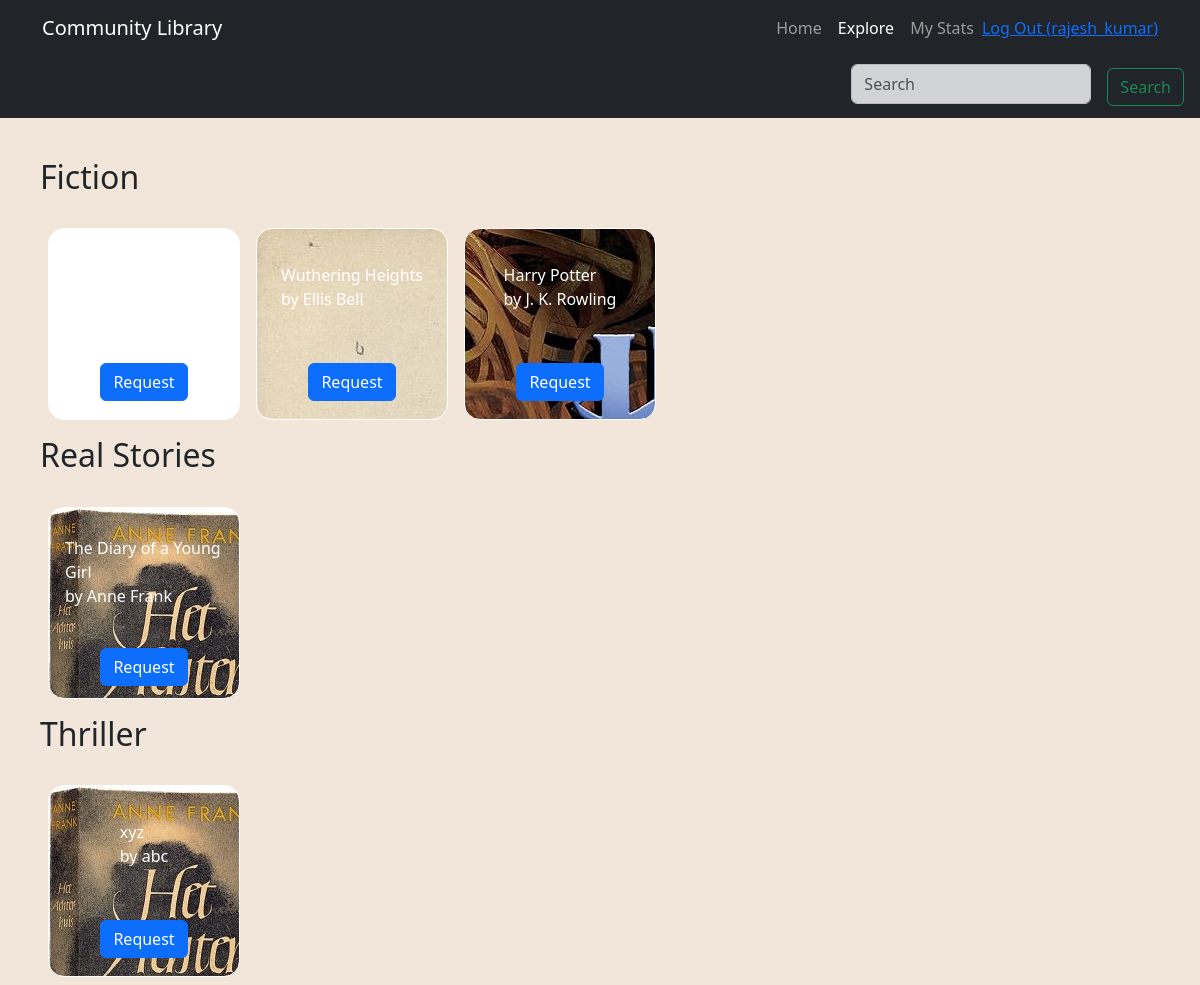
Screenshot of /explore_books (signed in) with the database file from the repository.
### application/models.py (models this page shows)
class Section(db.Model):
    __tablename__ = 'section'
    id = db.Column(db.Integer, autoincrement=True, primary_key = True)
    name = db.Column(db.String, unique = True, nullable = False)
    search_name = db.Column(db.String, nullable=False)
    date_created = db.Column(db.DateTime, nullable = False, default = datetime.now())
    description = db.Column(db.String, nullable = False, default = 'This is a dummy description')

class Book(db.Model):
    __tablename__ = 'book'
    id = db.Column(db.Integer, autoincrement=True, primary_key = True)
    name = db.Column(db.String, nullable=False)
    search_name = db.Column(db.String, nullable = False)
    authors = db.Column(db.String, nullable=False)
    search_authors = db.Column(db.String, nullable=False)
    content = db.Column(db.String, nullable=False, default = 'file_name of the book.')
    no_of_pages = db.Column(db.Integer, nullable=False, default=0)
    vol = db.Column(db.Integer)
    section_id = db.Column(db.Integer, db.ForeignKey('section.id'))

### application/controllers.py (the view, shortened to what this page needs)
@app.route('/explore_books', methods = ['GET', 'POST'])
def user_explore_books():
    if request.method == 'GET':
        if session.get('user_logged_in'):
            username = session.get('user_logged_in')
            search_str = ""
            search_str = request.args.get('search_str')
            if not search_str:
                sections = db.session.query(Section).all()
                books_dict = {}
                for section in sections:
                    cur_date_time = datetime.datetime.now()
                    books_of_section = db.session.query(Book).filter(Book.section_id == section.id).all()
                    books_of_section_dict_list = [{ 'id' : book.id, 'name' : book.name, 'search_name': book.search_name, 'content': book.content, 'authors': book.authors, 'search_authors': book.search_authors, 'no_of_pages': book.no_of_pages, 'vol': book.vol, 'section_id': book.section_id, 'status': 'not requested'} for book in books_of_section]
                    for book in books_of_section_dict_list:
                        book['status'] = 'not requested'
                        issued = db.session.query(Book_Issue).filter(
                            (Book_Issue.book_id == book['id']) & (Book_Issue.username == username)).first()
                        issued = db.session.query(Book_Issue).filter(
                            (Book_Issue.book_id == book['id']) & (Book_Issue.username == username)).first()
                        purchased = db.session.query(Book_Purchase).filter(
                            (Book_Purchase.book_id == book['id']) & (Book_Purchase.username == username)).first()
                        if purchased:
                            book['status'] = 'purchased'
                        elif issued:
                            book['status'] = 'issued'
                        else:
                            requested = db.session.query(Book_Request).filter(
                                (Book_Request.book_id == book['id']) & (Book_Request.username == username)).first()
                            if requested:
                                book['status'] = 'requested'
                            else:
                                pass
                    books_dict[(section.id, section.name)] = books_of_section_dict_list
                return render_template('user/user_explore_books.html', username = username, books_dict = books_dict)
        else:
            return redirect(url_for('user_login'))

### templates/user/user_explore_books.html (shortened to what this page needs)
<!doctype html>
<html lang="en">
<head>
    <link href="https://cdn.jsdelivr.net/npm/bootstrap@5.3.3/dist/css/bootstrap.min.css" rel="stylesheet"
>
    <link rel="stylesheet" href="/static/styles/user/user_explore_books.css">
</head>
<body>
<nav class="navbar navbar-expand-lg navbar-dark bg-dark">
    <div class="container">
        <a class="navbar-brand" id='navbar-brand' onclick="window.location.href='/home'">Community Library</a>
        <div class="collapse navbar-collapse" id="navbarNav">
            <ul class="navbar-nav ms-auto">
                <li class="nav-item active" id='navbar-home'>
                    <a class="nav-link" onclick="window.location.href='/home'">Home</a>
                </li>
                <li class="nav-item active" id='navbar-explore'>
                    <a class="nav-link" onclick="window.location.href='/explore_books'">Explore</a>
                </li>
                <li class="nav-item" id='navbar-my-stats'>
                    <a class="nav-link" onclick="window.location.href='/my_stats'">My Stats</a>
                </li>
            </ul>
            <div class="logout-section my-2 my-lg-0">
                <a class="my-2 my-sm-0" href="/logout">Log Out ({{ username }})</a>
            </div>
        </div>
    </div>
</nav>
<nav class="navbar navbar-expand-lg navbar-dark bg-dark search-bar">
<form method = "GET"> <div class="navbar-nav ms-auto search-bar">
    <input name="search_str" class="nav-item form-control mr-sm-2" type="search" placeholder="Search" aria-label="Search">
    <button class="nav-item btn btn-outline-success my-1 " type="submit">Search</button></div>
            </form>
    </nav>
<div class="container-body">
    {% for section, books in books_dict.items() %}
    {% if books|length != 0 %}
    <div class="container-fluid py-2 px-2">
        <h2 class="font-weight-light">{{ section[1] }}</h2><br/>
        <div class="d-flex flex-row flex-nowrap overflow-auto ">
            {% for book in books %}
            {% if loop.index0 <= 3 %}
            <div class="px-2">
                <div onclick="window.location.href='/books/{{ book.id }}'"
                     class="card overflow-auto section parent-card "
                     style="width: 12rem; height: 12rem; background-image: url('static/books/thumbnail/{{ book.search_name }}.png'); ">
                    <div class="card-body">{{ book.name }}<br/>by {{ book.authors }}</div>
                    {% if book.status == 'not requested' %}
                    <button onclick="window.location.href='/books/{{ book.id }}/request'"
                            class="book-button btn btn-primary">Request
                    </button>
                    {% elif book.status == 'requested' %}
                    <button onclick="window.location.href='/books/{{ book.id }}/cancel_request'"
                            class="book-button btn btn-primary">Cancel Request
                    </button>
                    {% elif book.status == 'issued' %}
                    <button onclick="window.location.href='/books/{{ book.id }}/view'"
                            class="book-button btn btn-primary">Read
                    </button>
                    {% elif book.status == 'purchased' %}
                    <button onclick="window.location.href='/books/{{ book.id }}/download'"
                            class="book-button btn btn-primary">Download
                    </button>
                    {% endif %}
                </div>
            </div>
            {% endif %}
            {% endfor %}
        </div>
    </div>
    {% endif %}
    {% endfor %}
</div>
</body>
</html>

### static/styles/user/user_explore_books.css (style rules this page uses)
#navbar-brand, #navbar-home, #navbar-explore, #navbar-my-stats { cursor: pointer; }
#navbar-explore a { color: white; }
body { background-color: #F1E6D9; height: 100vh; }
.section { display: grid; place-items: center; align-items: center; justify-items: center; }
.parent-card { color: white; cursor: pointer; border: 1px solid white; border-radius: 1rem; }
.container-body { width: max-content; height: max-content; margin: auto 2rem; padding-top: 2rem; }
.search-bar { display: flex; justify-content: end; }
.search-bar input { width: 15rem; height: 2.5rem; margin-right: 1rem; opacity: 0.80; }
.search-bar button { margin-right: 1rem; }

### rows the page displays
Section: name "Fiction"
Book: search_name (picture), name "Wuthering Heights", authors "Ellis Bell"
Book: search_name (picture), name "Harry Potter", authors "J. K. Rowling"
Section: name "Real Stories"
Book: search_name (picture), name "The Diary of a Young Girl", authors "Anne Frank"
Section: name "Thriller"
Book: name "xyz", authors "abc"

### other values shown
{{ username }} "rajesh_kumar"
